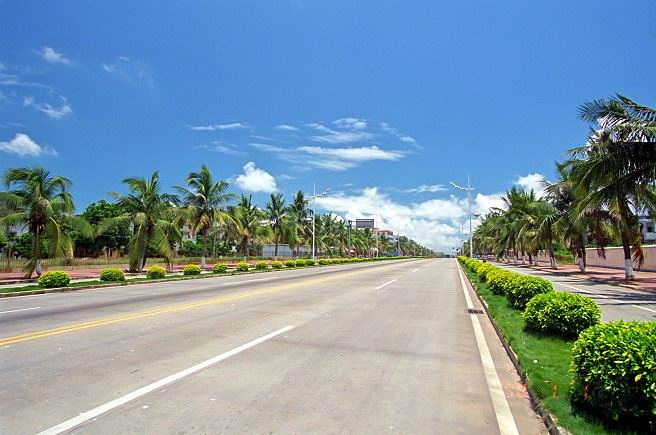
#> input picture python基础/图像基础/img/test1.jpg, 656 x 435 px
$ python negativeImg.py
#> lines starting #> are read from the running program, lines starting #| are printed output that depends on the picture
#!/user/bin/env python
# -*- coding: utf-8 -*-
"""
负片效果

@author: Oscar
"""
import cv2
import numpy as np

fn = "img/test1.jpg"
if __name__ == '__main__':
    print('loading %s...' %fn)
    img = cv2.imread(fn)
#> img is the input picture: shape (435, 656, 3); mean B, G, R 163.1, 147.9, 122.4
    height = img.shape[0]
#> height = 435
    width = img.shape[1]
#> width = 656
    ii = 0
    #生成负片
    #通道分离，顺序BGR不是RGB
    b,g,r = cv2.split(img)
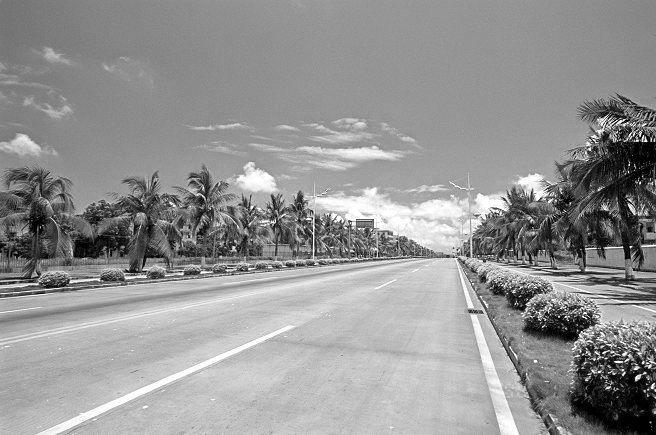
#> g: shape (435, 656); min 0, max 255, mean 147.9
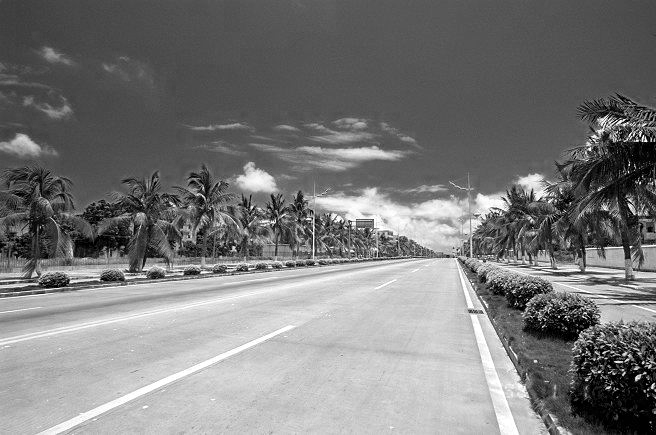
#> r: shape (435, 656); min 0, max 255, mean 122.4
    b = 255 - b
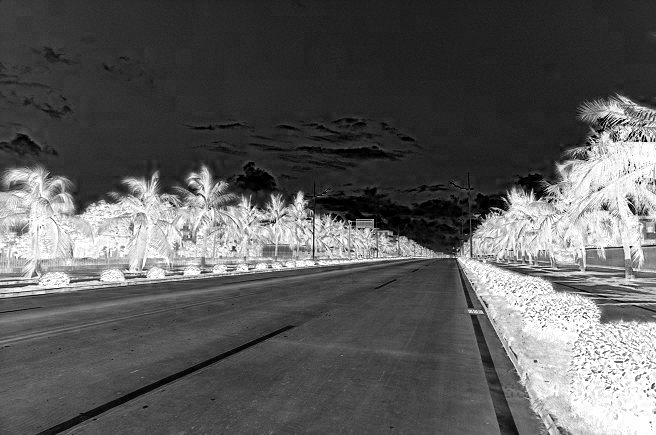
#> b: shape (435, 656); min 0, max 255, mean 91.9
    g = 255 - g
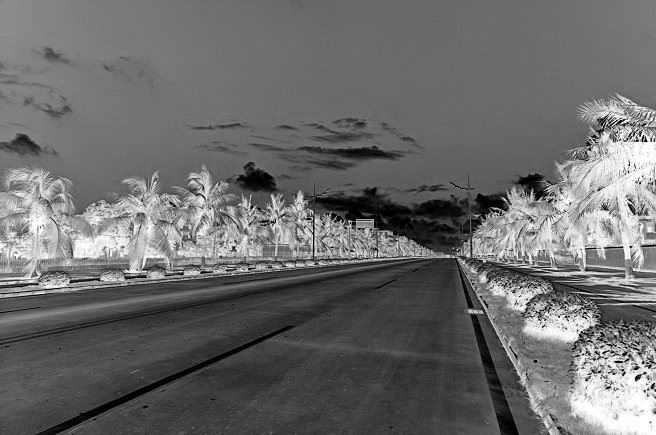
#> g: shape (435, 656); min 0, max 255, mean 107.1
    r = 255 - r
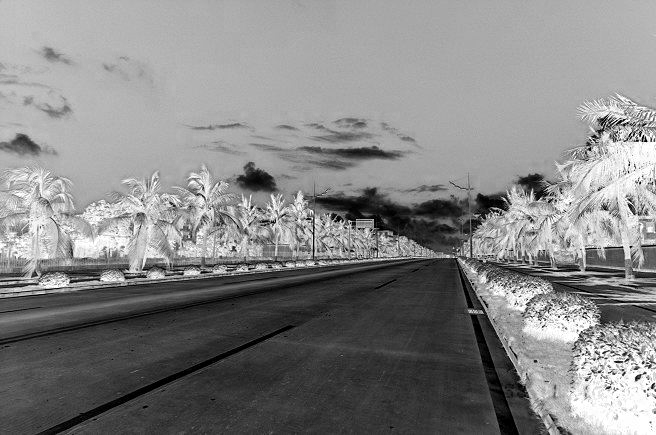
#> r: shape (435, 656); min 0, max 255, mean 132.6
    #直接通过索引改变色彩分量
    img[:,:,0] = b
    img[:,:,1] = g
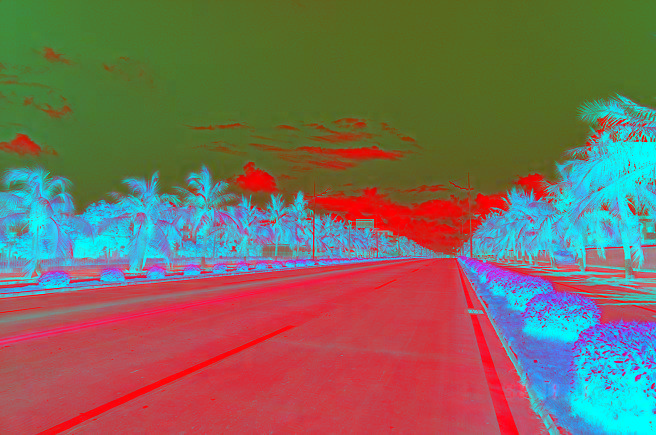
#> img: shape (435, 656, 3); mean B, G, R 91.9, 107.1, 122.4
    img[:,:,2] = r
    #加上水印
    cv2.putText(img,"第一个水印效果",(20,20),cv2.FONT_HERSHEY_PLAIN,2.0,(0,0,0),thickness=2)
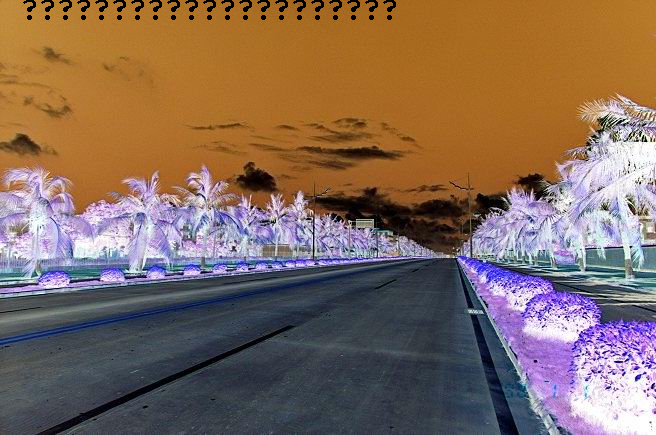
#> img: shape (435, 656, 3); mean B, G, R 91.6, 106.4, 131.4
    cv2.namedWindow('负片+水印')
    cv2.imshow('负片+水印',img)
    cv2.waitKey()
    cv2.destroyAllWindows()

$ run again, with python基础/图像基础/img/test112.jpg copied over python基础/图像基础/img/test1.jpg
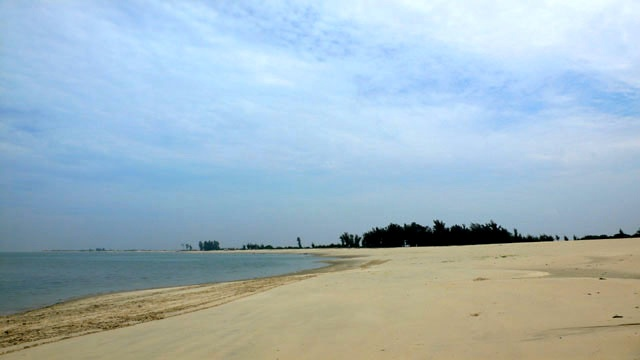
#> input picture python基础/图像基础/img/test112.jpg, 640 x 360 px
#> img is the input picture: shape (360, 640, 3); mean B, G, R 192, 181.7, 160.6
#> `r = 255 - r`:
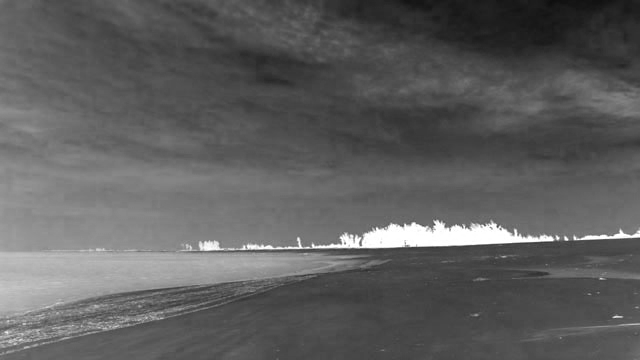
#> r: shape (360, 640); min 14, max 255, mean 94.4
#> `cv2.putText(img,"第一个水印效果",(20,20),cv2.FONT_HERSHEY_PLAIN,2.0,(0,0,0),t..`:
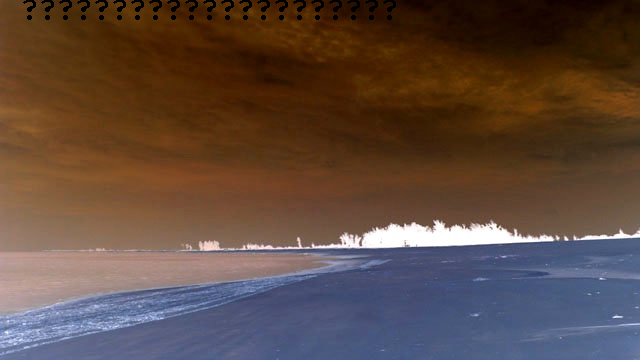
#> img: shape (360, 640, 3); mean B, G, R 63, 72.9, 93.8

$ run again, with python基础/图像基础/img/test2.jpg copied over python基础/图像基础/img/test1.jpg
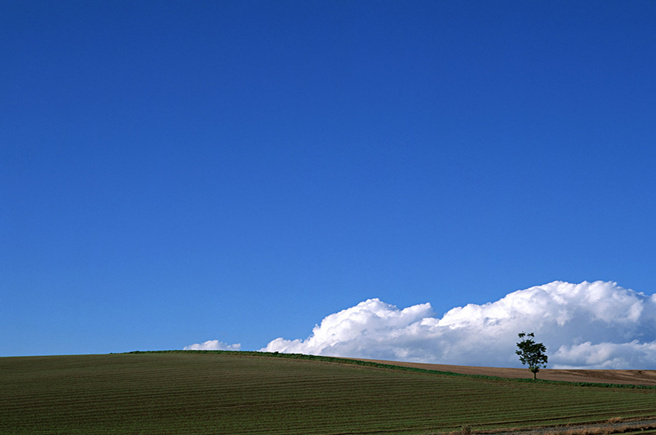
#> input picture python基础/图像基础/img/test2.jpg, 656 x 435 px
#> img is the input picture: shape (435, 656, 3); mean B, G, R 162.9, 99.8, 59.6
#> `r = 255 - r`:
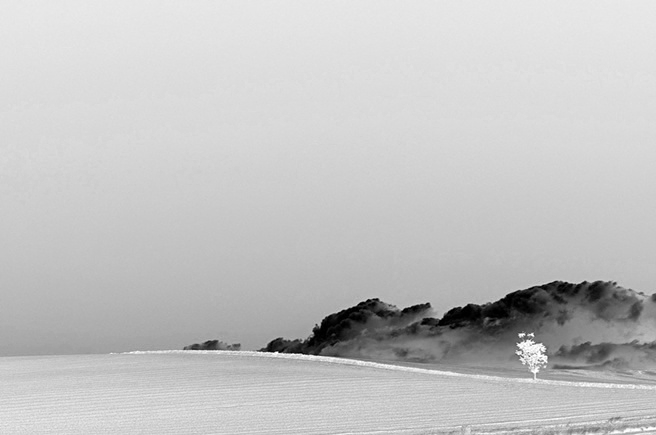
#> r: shape (435, 656); min 0, max 255, mean 195.4
#> `cv2.putText(img,"第一个水印效果",(20,20),cv2.FONT_HERSHEY_PLAIN,2.0,(0,0,0),t..`:
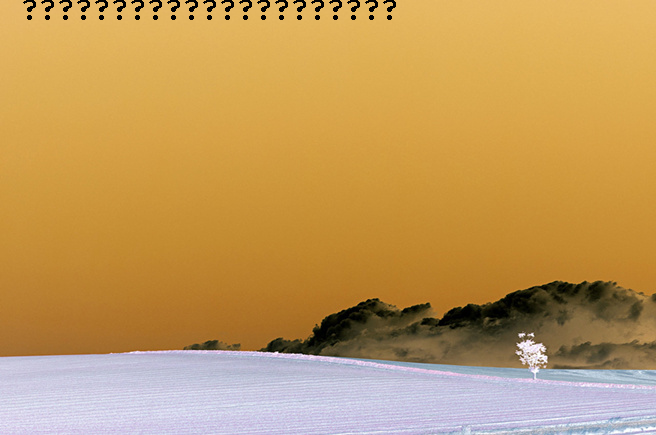
#> img: shape (435, 656, 3); mean B, G, R 91.4, 153.9, 193.9

$ run again, with python基础/图像基础/img/test3.jpg copied over python基础/图像基础/img/test1.jpg
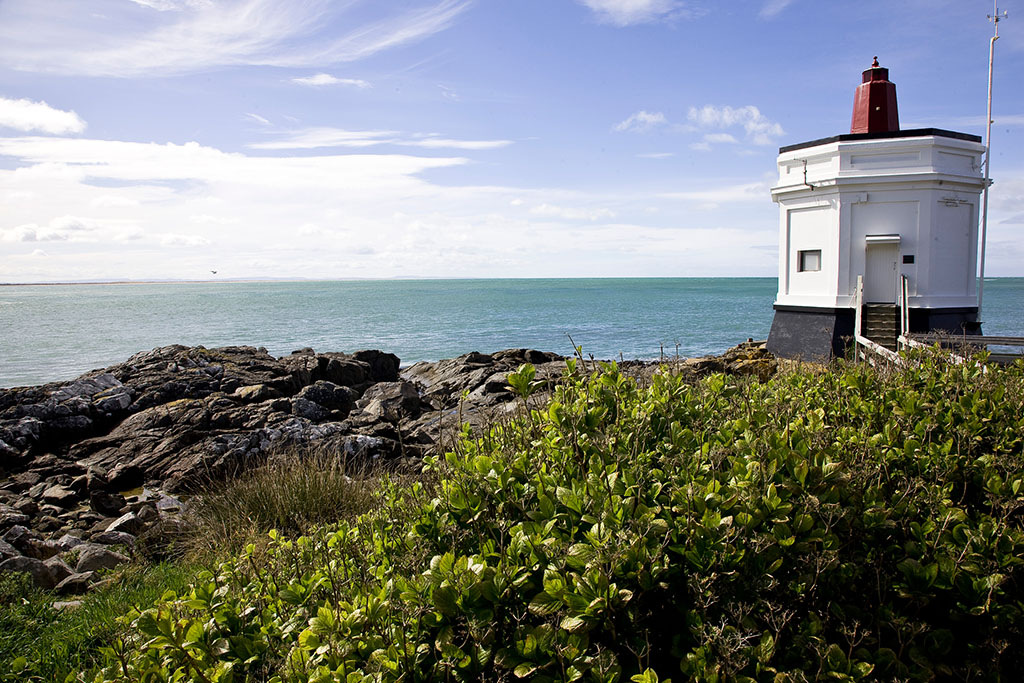
#> input picture python基础/图像基础/img/test3.jpg, 1024 x 683 px
#> img is the input picture: shape (683, 1024, 3); mean B, G, R 124.7, 128.5, 123.7
#> `cv2.putText(img,"第一个水印效果",(20,20),cv2.FONT_HERSHEY_PLAIN,2.0,(0,0,0),t..`:
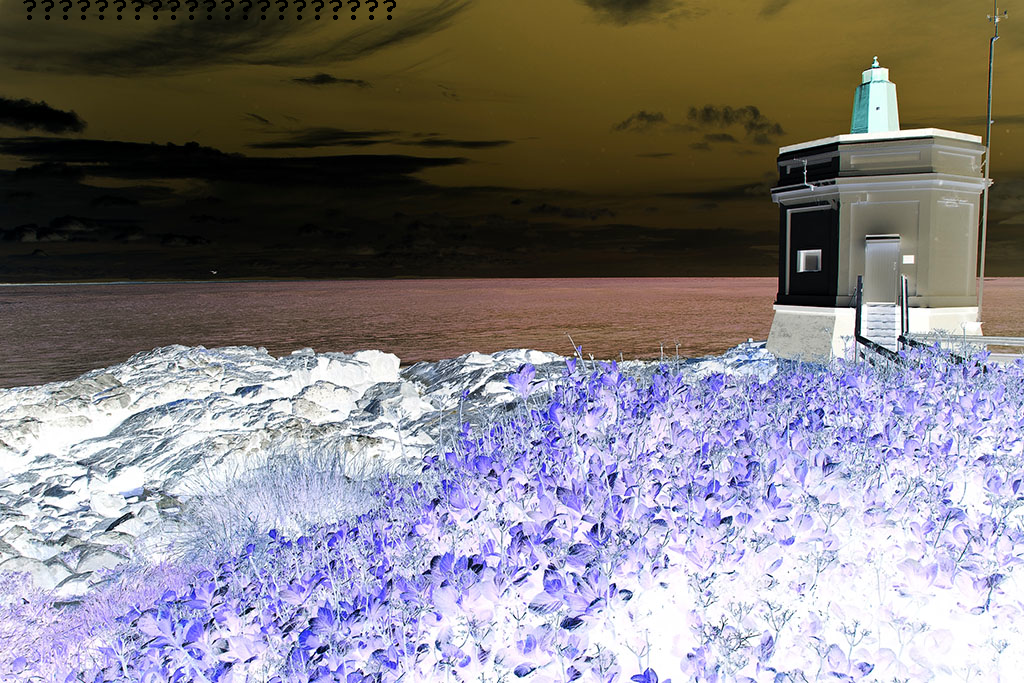
#> img: shape (683, 1024, 3); mean B, G, R 130.2, 126.4, 131.2
